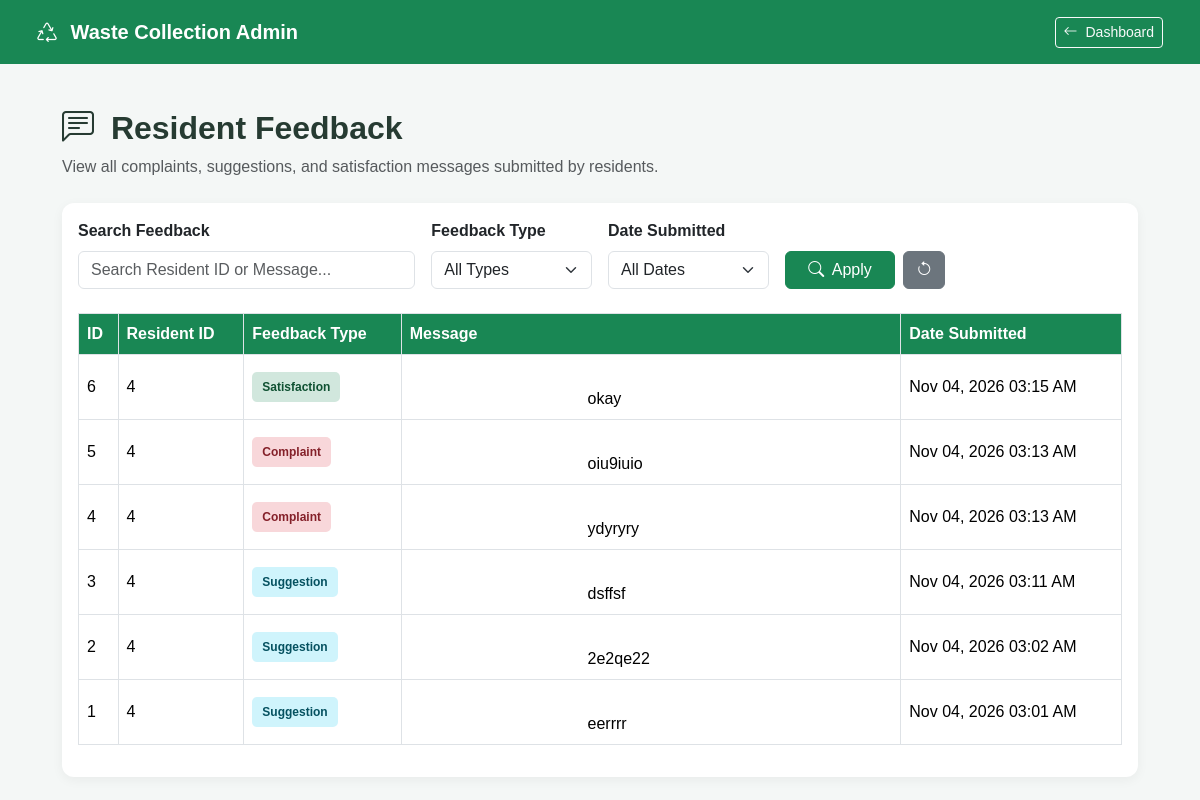
/admin/feedback.php (signed in), run on the app's committed database.
### tables this page shows
CREATE TABLE `feedback` (
  `id` int(11) NOT NULL,
  `user_id` int(11) NOT NULL,
  `feedback_type` varchar(100) NOT NULL,
  `message` text NOT NULL,
  `created_at` timestamp NOT NULL DEFAULT current_timestamp()
);

### admin/feedback.php (the view, shortened to what this page needs)
<?php
require_once "../config/database.php";
$conn->set_charset("utf8mb4");
$search = trim($_GET['search'] ?? '');
$type_filter = $_GET['type'] ?? 'all';
$date_filter = $_GET['date_filter'] ?? 'all';
$sql = "SELECT id, user_id, feedback_type, message, created_at
        FROM feedback
        WHERE 1=1";
$sql .= " ORDER BY created_at DESC";
$stmt = $conn->prepare($sql);
$stmt->execute();
$result = $stmt->get_result();
?>
<!DOCTYPE html>
<html lang="en">
<head>
<link href="../assets/vendor/bootstrap/css/bootstrap.min.css"
      rel="stylesheet">
<link rel="stylesheet"
      href="https://cdn.jsdelivr.net/npm/bootstrap-icons@1.11.3/font/bootstrap-icons.min.css">
<link href="../assets/css/style.css" rel="stylesheet">
</head>
<body>
<nav class="navbar navbar-dark">
    <div class="container-fluid">
        <span class="navbar-brand">
            <i class="bi bi-recycle me-2"></i>
            Waste Collection Admin
        </span>
        <a href="dashboard.php" class="btn btn-outline-light btn-sm">
            <i class="bi bi-arrow-left me-1"></i>
            Dashboard
        </a>
    </div>
</nav>
<div class="container py-4">
    <h2 class="page-title mb-2">
        <i class="bi bi-chat-left-text me-2"></i>
        Resident Feedback
    </h2>
    <p class="text-muted mb-4">
        View all complaints, suggestions, and satisfaction
        messages submitted by residents.
    </p>
    <div class="card">
        <div class="card-body">
<div class="mb-4">
    <form method="GET" action="">
        <div class="row g-3 align-items-end">
            <div class="col-md-4">
                <label class="form-label fw-semibold">
                    Search Feedback
                </label>
                <input
                    type="text"
                    name="search"
                    class="form-control"
                    placeholder="Search Resident ID or Message..."
                    value="<?= htmlspecialchars($search) ?>"
                >
            </div>
            <div class="col-md-2">
                <label class="form-label fw-semibold">
                    Feedback Type
                </label>
                <select name="type" class="form-select">
                    <option value="all"
                        <?= $type_filter === 'all' ? 'selected' : '' ?>>
                        All Types
                    </option>
                </select>
            </div>
            <div class="col-md-2">
                <label class="form-label fw-semibold">
                    Date Submitted
                </label>
                <select name="date_filter"
                        id="dateFilter"
                        class="form-select">
                    <option value="all"
                        <?= $date_filter === 'all' ? 'selected' : '' ?>>
                        All Dates
                    </option>
                </select>
            </div>
            <div class="col-md-2 d-flex gap-2">
                <button type="submit"
                        class="btn btn-success w-100">
                    <i class="bi bi-search me-1"></i>
                    Apply
                </button>
                <a href="<?= htmlspecialchars($_SERVER['PHP_SELF']) ?>"
                   class="btn btn-secondary">
                    <i class="bi bi-arrow-counterclockwise"></i>
                </a>
            </div>
        </div>
    </form>
</div>
            <div class="table-responsive">
                <table class="table table-bordered table-hover">
                    <thead>
                        <tr>
                            <th>ID</th>
                            <th>Resident ID</th>
                            <th>Feedback Type</th>
                            <th>Message</th>
                            <th>Date Submitted</th>
                        </tr>
                    </thead>
                    <tbody>
                    <?php if ($result->num_rows > 0): ?>
                        <?php while ($row = $result->fetch_assoc()): ?>
                            <?php
                            $type = $row['feedback_type'];
                            $class = strtolower($type);
                            ?>
                            <tr>
                                <td>
                                    <?= htmlspecialchars($row['id']) ?>
                                </td>
                                <td>
                                    <?= htmlspecialchars($row['user_id']) ?>
                                </td>
                                <td>
                                    <span class="type-badge <?= htmlspecialchars($class) ?>">
                                        <?= htmlspecialchars($type) ?>
                                    </span>
                                </td>
                                <td>
                                    <div class="feedback-message">
                                        <?= htmlspecialchars($row['message']) ?>
                                    </div>
                                </td>
                                <td>
                                    <?= htmlspecialchars(date(
                                        'M d, Y h:i A',
                                        strtotime($row['created_at'])
                                    )) ?>
                                </td>
                            </tr>
                        <?php endwhile; ?>
                    <?php endif; ?>
                    </tbody>
                </table>
            </div>
        </div>
    </div>
</div>
</body>
</html>

### assets/css/style.css (style rules this page uses)
body { background: #f5f7fb; }
.navbar-brand { font-weight: 700; }
.card { border: 0; box-shadow: 0 0.25rem 1rem rgba(0,0,0,.06); }
.page-title { font-weight: 700; }
body { margin: 0; min-height: 100vh; display: flex; justify-content: center; align-items: center; font-family: Arial, sans-serif; background: #ffffff; }
.form-label { font-weight: bold; }

### admin/feedback.php (style rules this page uses)
body { background: #f4f7f6; font-family: Arial, sans-serif; padding-top: 85px; }
.navbar { background: #198754; padding: 12px 25px; position: fixed; top: 0; width: 100%; z-index: 9999; }
.container { max-width: 1100px; }
.card { border: none; border-radius: 12px; box-shadow: 0 3px 12px rgba(0,0,0,.05); }
.table th { background: #198754; color: white; }
.table td { vertical-align: middle; }
.page-title { color: #263b32; font-weight: bold; }
.feedback-message { min-width: 200px; max-width: 400px; white-space: pre-wrap; overflow-wrap: anywhere; }
.type-badge { display: inline-block; padding: 6px 10px; border-radius: 5px; font-size: 12px; font-weight: bold; }
.complaint { background: #f8d7da; color: #842029; }
.suggestion { background: #cff4fc; color: #055160; }
.satisfaction { background: #d1e7dd; color: #0f5132; }

### data on the page
feedback: id "6", user "4", feedback_type "Satisfaction", message "okay", created_at "Nov 04, 2026 03:15 AM"
feedback: id "5", user "4", feedback_type "Complaint", message "oiu9iuio", created_at "Nov 04, 2026 03:13 AM"
feedback: id "4", user "4", feedback_type "Complaint", message "ydyryry", created_at "Nov 04, 2026 03:13 AM"
feedback: id "3", user "4", feedback_type "Suggestion", message "dsffsf", created_at "Nov 04, 2026 03:11 AM"
feedback: id "2", user "4", feedback_type "Suggestion", message "2e2qe22", created_at "Nov 04, 2026 03:02 AM"
feedback: id "1", user "4", feedback_type "Suggestion", message "eerrrr", created_at "Nov 04, 2026 03:01 AM"
